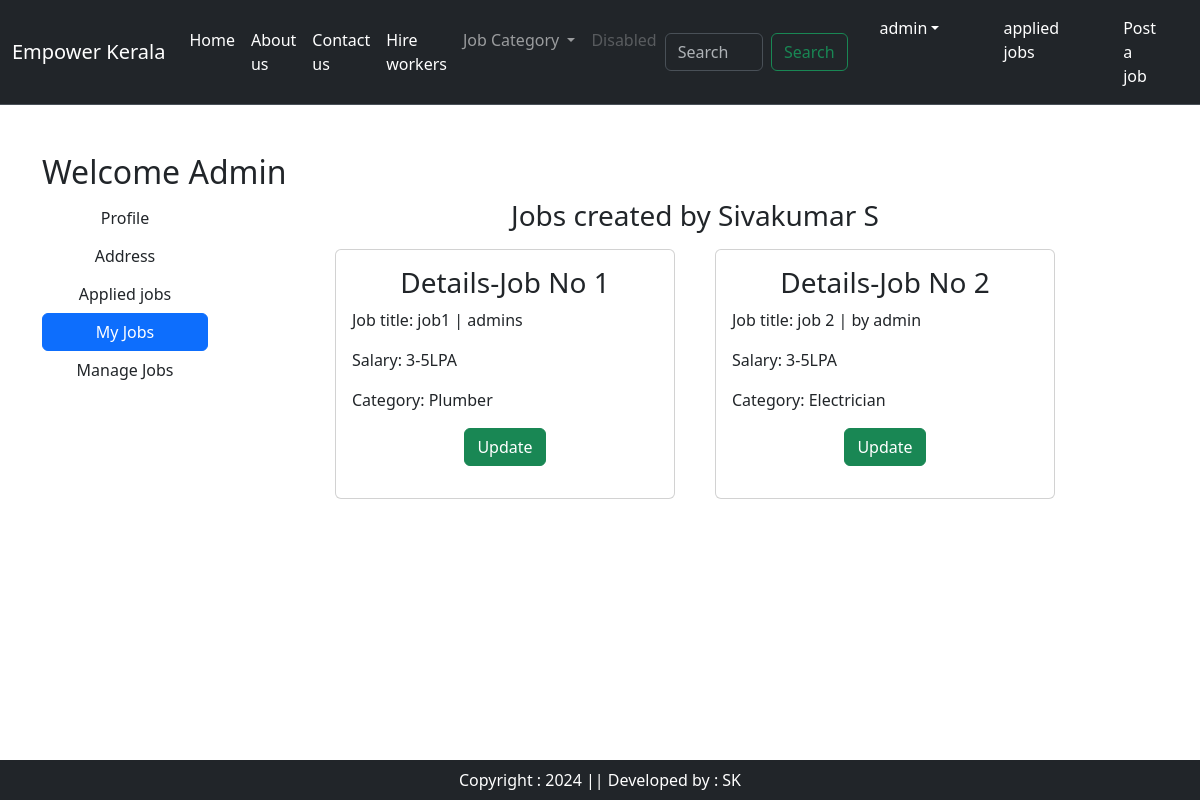
/myjobs (signed in), run on the app's committed database.
### users/models.py (models this page shows)
class User(AbstractUser):
    email = models.EmailField(unique=True)

### home/models.py (models this page shows, shortened)
class Employe(models.Model):
    user = models.OneToOneField(User, on_delete = models.CASCADE)
    first_name = models.CharField(max_length=100,null=True, blank=True)
    last_name = models.CharField(max_length=100,null=True, blank=True)
    location = models.CharField(max_length=100,null=True, blank=True)
    job_title = models.CharField(max_length=100,null=True, blank=True)
    mobile = models.CharField(max_length=100,null=True, blank=True)
    aadhar = models.CharField(max_length=100,null=True, blank=True)
    district = models.CharField(choices=DISTRICT_CHOICES, max_length=50)
    def __str__(self):
        return f'{self.first_name} {self.last_name}'

class Jobs(models.Model):
    user = models.ForeignKey(User,on_delete=models.CASCADE)
    author = models.ForeignKey(Employe,on_delete=models.CASCADE)
    title = models.CharField(max_length=110)
    jobdesc = models.TextField()
    salary = models.CharField(max_length=50)
    location = models.CharField(max_length=50)
    experience = models.CharField(max_length=50)
    category = models.CharField(choices=CAT_CHOICES,max_length=30)
    contact_details = models.CharField(max_length=50)
    cjob_img = models.ImageField(null=True, blank=True, upload_to='jobs')
    is_available = models.BooleanField(default=False)

### home/views.py (the view)
# urls.py: path('myjobs', views.myjobs, name='myjobs'),
def myjobs(request):
    myjob = Jobs.objects.filter(user=request.user)
    return render(request, 'myjobs.html',locals())

### home/templates/myjobs.html (shortened to what this page needs)
{% extends "base.html" %}
{% load static %}
{% block main-content %}
<div class="container my-5">
    <div class="row">
        <h2>Welcome <span class="text-capitalize">{{request.user}}</span></h2>
    <div class="col-sm-2 boder-end">
        <ul class="list-unstyled">
            <li class="d-grid"><a href="{% url "profile" %}" class="btn">Profile</a><li>
            <li class="d-grid"><a href="{% url "address" %}" class="btn">Address</a></li>
            <li class="d-grid"><a href="{% url "showapjobs" %}" class="btn">Applied jobs</a></li>
            <li class="d-grid"><a href="{% url "myjobs" %}" class="btn btn-primary">My Jobs</a></li>
            <li class="d-grid"><a href="{% url "manage-jobs" %}" class="btn">Manage Jobs</a></li>
        </ul>
    </div>
    <div class="col-sm-8 offset-sm-1">
        <div class="row">
            <div><h3>Jobs created by {{request.user.employe}}</h3></div><br>
            {% for ad in myjob %}
            <div class="col-sm-6">
                <div class="card m-2">
                    <div class="card-body">
                        <h3>Details-Job No {{forloop.counter}}</h3>
                        <p>Job title: {{ad.title}}</p>
                        <p>Salary: {{ad.salary}}</p>
                        <p>Category: {{ad.category}}</p>
                        <p class="text-center"><a href="{% url "updateJobs" pk=ad.id %}" type="button" class="btn btn-success">Update</a></p>
                    </div>
                </div>
            </div>
            {% endfor %}
        </div>
    </div>
</div>
</div>
{% endblock main-content %}

### home/templates/base.html (shortened to what this page needs)
<!DOCTYPE html>
{% load static%}
<html>
    <head>
        <link href="https://cdn.jsdelivr.net/npm/bootstrap@5.3.3/dist/css/bootstrap.min.css" rel="stylesheet">
        <link rel="stylesheet" href="{% static 'css/owl.carousel.min.css'%}">
        <link rel="stylesheet" href="{% static 'css/all.min.css'%}">
        <link rel="stylesheet" href="{% static 'css/style.css'%}">
    </head>
    <body>
        <nav class="navbar navbar-expand-lg navbar bg-dark border-bottom border-body" data-bs-theme="dark">
            <div class="container-fluid">
              <a class="navbar-brand" href="#">Empower Kerala</a>
              <div class="collapse navbar-collapse" id="navbarSupportedContent">
                <ul class="navbar-nav me-auto mb-2 mb-lg-0">
                  <li class="nav-item">
                    <a class="nav-link active" aria-current="page" href="{% url "home" %}">Home</a>
                  </li>
                  <li class="nav-item">
                    <a class="nav-link text-white" href="#">About us</a>
                  </li>
                  <li class="nav-item">
                    <a class="nav-link text-white" href="#">Contact us</a>
                  </li>
                  <li class="nav-item">
                    <a class="nav-link text-white" href="{% url "hire" %}">Hire workers</a>
                  </li>
                  <li class="nav-item dropdown">
                    <a class="nav-link dropdown-toggle" href="#" role="button" data-bs-toggle="dropdown" aria-expanded="false">
                      Job Category
                    </a>
                  </li>
                  <li class="nav-item">
                    <a class="nav-link disabled" aria-disabled="true">Disabled</a>
                  </li>
                </ul>
                <form class="d-flex" role="search">
                  <input class="form-control me-2" type="search" placeholder="Search" aria-label="Search">
                  <button class="btn btn-outline-success" type="submit">Search</button>
                </form>
              </div>
              {% if user.is_authenticated %}
              <ul class="navbar-nav me-auto mb-2 mb-lg-0">
                <li class="nav-item dropdown mx-4">
                    <a class="nav-link dropdown-toggle text-white" href="#" id="profileDropdown" role="button" data-bs-toggle="dropdown" aria-expanded="false">
                      {{request.user}}</a>
                </li>
                <li class="nav-item mx-4">
                  <a class="nav-link text-white" href="{% url "showapjobs" %}">applied jobs</a>
              </li>
              <li class="nav-item mx-4">
                <a class="nav-link text-white" href="create-job">Post a job</a>
              </li>
                {% else %}
                <li class="nav-item mx-4">
                    <a class="nav-link text-white" href="{% url "login" %}">Login</a>
                </li>
              </ul>
              {% endif %}
            </div>
          </nav>
          {% block main-content %}{% endblock main-content %}
          <footer class="container-fluid bg-dark text-white text-center p-2 mt-5 fixed-bottom">
            Copyright : 2024 || Developed by : SK
          </footer>
    </body>
</html>

### home/templates/myjobs.html (style rules this page uses)
h3 { text-align: center; }

### data on the page
User: user "admin", user "Admin", user.employe "Sivakumar S"
Jobs: title "job1 | admins", salary "3-5LPA", category "Plumber"
Jobs: title "job 2 | by admin", salary "3-5LPA", category "Electrician"
